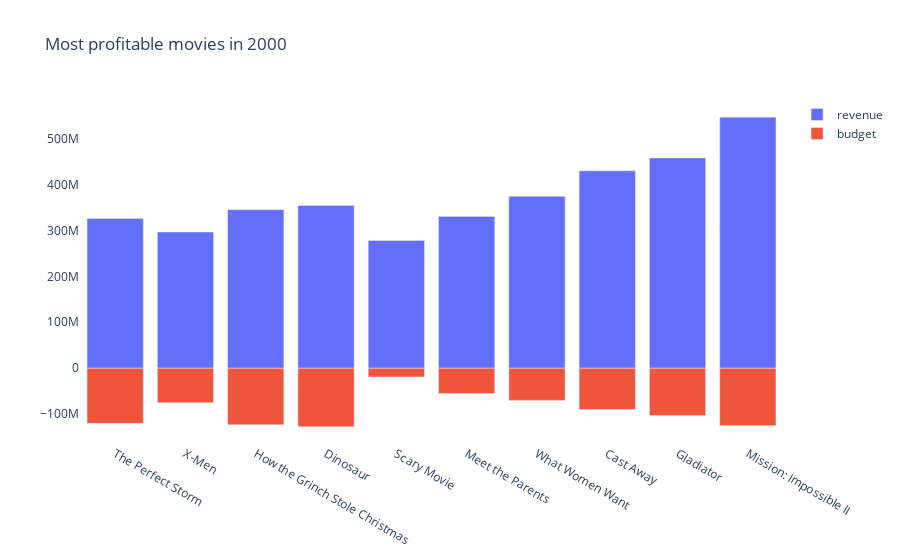

The cell this chart's notebook holds for it:
### Code cell
year = 2000
sample = df[df.year == year]
# top = set(sample.sort_values("budget", ascending=False)[:10].title) | set(sample.sort_values("revenue", ascending=False)[:10].title)
# sample = sample[sample.title.isin(top)].sort_values("budget")
sample['profit'] = sample['revenue'] - sample['budget']
sample = sample.sort_values("profit", ascending=False)[:10].sort_values("profit")

fig = go.Figure()
fig.add_trace(
    go.Bar(
        x=sample['title'],
        y=sample['revenue'],
        name='revenue'
    )
)
fig.add_trace(
    go.Bar(
        x=sample['title'],
        y=- sample['budget'],
        name='budget'
    )
)

fig.update_layout(barmode='relative', title_text=f'Most profitable movies in {year}',\
    paper_bgcolor='rgba(0,0,0,0)',
    plot_bgcolor='rgba(0,0,0,0)')
fig.show()

### Figure 1 — Plotly figure (JSON) as saved in the notebook; plotly's stock layout.template omitted (floating-point values rounded to 4 significant figures)
{"data": [{"name": "revenue", "type": "bar", "x": ["The Perfect Storm", "X-Men", "How the Grinch Stole Christmas", "Dinosaur", "Scary Movie", "Meet the Parents", "What Women Want", "Cast Away", "Gladiator", "Mission: Impossible II"], "y": [325756637, 296339527, 345141403, 354248063, 278019771, 330444045, 374111707, 429632142, 457640427, 546388105]}, {"name": "budget", "type": "bar", "x": ["The Perfect Storm", "X-Men", "How the Grinch Stole Christmas", "Dinosaur", "Scary Movie", "Meet the Parents", "What Women Want", "Cast Away", "Gladiator", "Mission: Impossible II"], "y": [-120000000, -75000000, -123000000, -127500000, -19000000, -55000000, -70000000, -90000000, -103000000, -125000000]}], "layout": {"barmode": "relative", "paper_bgcolor": "rgba(0,0,0,0)", "plot_bgcolor": "rgba(0,0,0,0)", "title": {"text": "Most profitable movies in 2000"}}}
